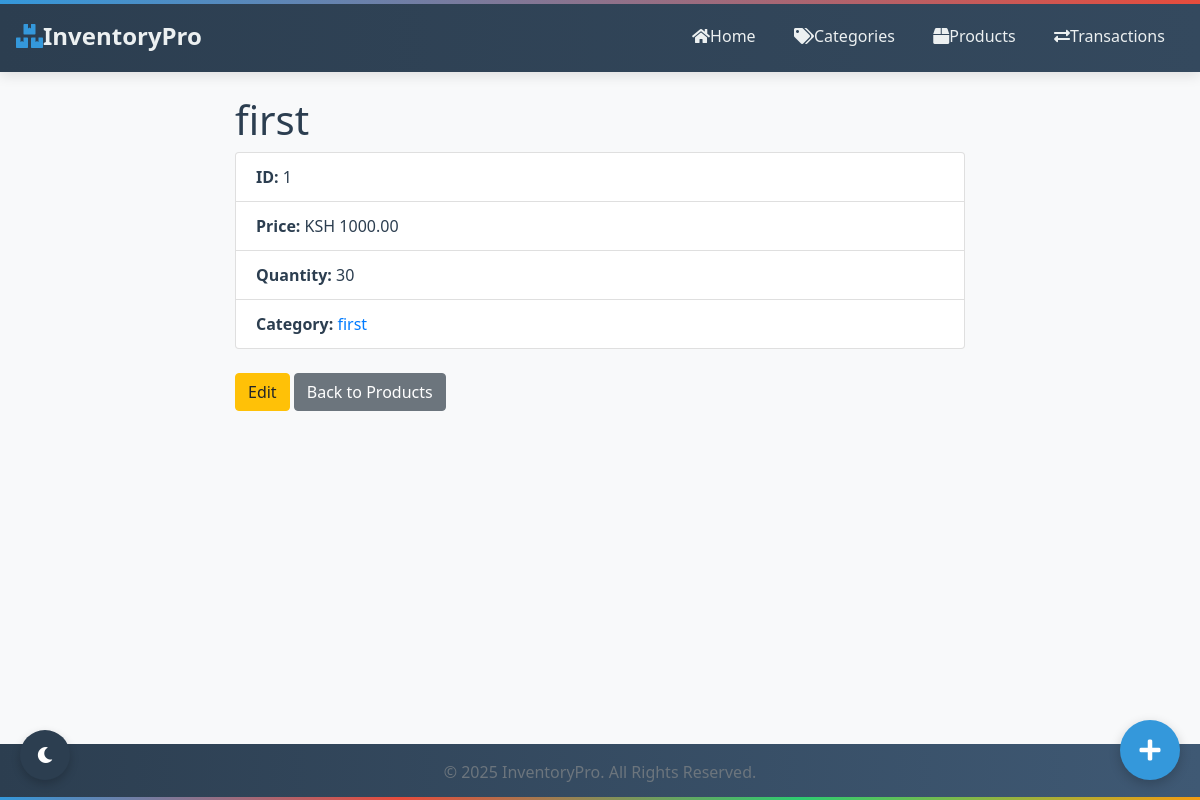
The page /products/1 on the database as committed earlier.
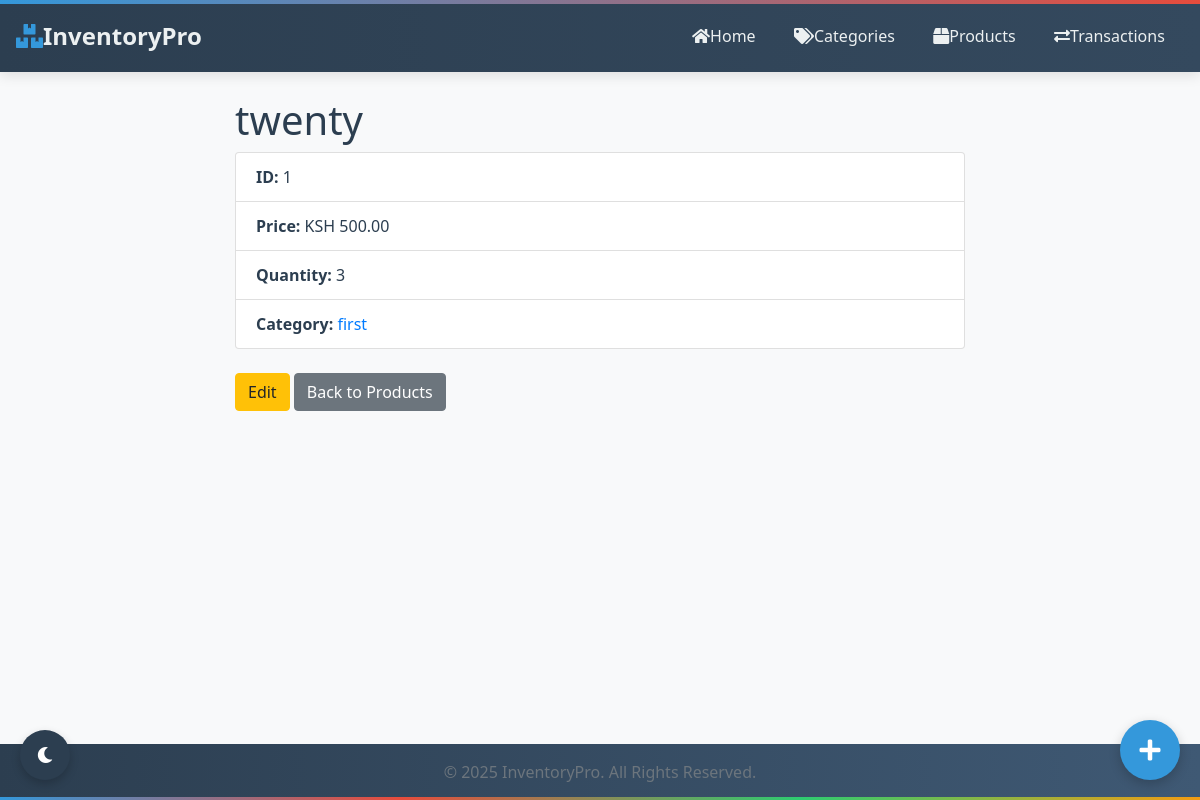
The same page on the database as committed later.
### models/product.py (models this page shows, shortened)
class Product(Base):
    __tablename__ = 'products'
    id = Column(Integer, primary_key=True)
    _name = Column("name", String(100), nullable=False)
    description = Column(String(255))
    _price = Column("price", Float, nullable=False)
    _quantity = Column("quantity", Integer, default=0)
    category_id = Column(Integer, ForeignKey('categories.id'), nullable=False)
    created_at = Column(DateTime, default=datetime.datetime.utcnow)
    updated_at = Column(DateTime, default=datetime.datetime.utcnow, onupdate=datetime.datetime.utcnow)
    reorder_level = Column(Integer, default=10)
    reorder_quantity = Column(Integer, default=20)
    category = relationship("Category", back_populates="products")
    suppliers = relationship("Supplier", secondary="supplier_product", back_populates="products")
    transaction_items = relationship("TransactionItem", back_populates="product")
    transactions = relationship(
        "Transaction",
        secondary="transaction_items",
        primaryjoin="Product.id == TransactionItem.product_id",
        secondaryjoin="TransactionItem.transaction_id == Transaction.id",
        viewonly=True  # Make this viewonly to prevent cascade conflicts
    )
    @property
    def name(self):
        return self._name
    @name.setter
    def name(self, value):
        if not value or not isinstance(value, str) or len(value.strip()) < 2:
            raise ValueError("Product name must be a string with at least 2 characters")
        self._name = value.strip()
    @property
    def price(self):
        return self._price
    @price.setter
    def price(self, value):
        try:
            value = float(value)
            if value < 0:
                raise ValueError("Price cannot be negative")
            self._price = value
        except (ValueError, TypeError):
            raise ValueError("Price must be a positive number")
    @property
    def quantity(self):
        return self._quantity
    @quantity.setter
    def quantity(self, value):
        try:
            value = int(value)
            if value < 0:
                raise ValueError("Quantity cannot be negative")
            self._quantity = value
        except (ValueError, TypeError):
            raise ValueError("Quantity must be a positive integer")
    @classmethod
    def find_by_id(cls, id):
        session = SessionLocal()
        try:
            product = session.query(cls).options(joinedload(cls.category)).filter_by(id=id).first()
            return product
        finally:
            session.close()

### web/app.py (the view)
@app.route('/products/<int:id>')
def view_product(id):
    product = Product.find_by_id(id)
    if not product:
        flash(f"Product with ID {id} not found", "error")
        return redirect(url_for('list_products'))
    return render_template('products/view.html', product=product)

### models/category.py (called while the page is built)
    @property
    def name(self):
        return self._name

### web/app.py (called while the page is built)
@app.context_processor
def inject_now():
    return {'now': datetime.utcnow()}

### web/templates/products/view.html (shortened to what this page needs)
{% extends 'base.html' %}
{% block content %}
<div class="row">
    <div class="col-md-8 offset-md-2">
        <h1>{{ product.name }}</h1>
        <ul class="list-group">
            <li class="list-group-item"><strong>ID:</strong> {{ product.id }}</li>
            <li class="list-group-item"><strong>Price:</strong> KSH {{ "%.2f"|format(product.price) }}</li>
            <li class="list-group-item"><strong>Quantity:</strong> {{ product.quantity }}</li>
            <li class="list-group-item"><strong>Category:</strong>
                <a href="{{ url_for('view_category', id=product.category.id) }}">
                    {{ product.category.name }}
                </a>
            </li>
        </ul>
        <br>
        <a href="{{ url_for('edit_product', id=product.id) }}" class="btn btn-warning">Edit</a>
        <a href="{{ url_for('list_products') }}" class="btn btn-secondary">Back to Products</a>
    </div>
</div>
{% endblock %}

Rows that differ between the two databases and show on the page:
changed Product id 1: name "first" → "twenty"; price "1000.00" → "500.00"; quantity "30" → "3"
